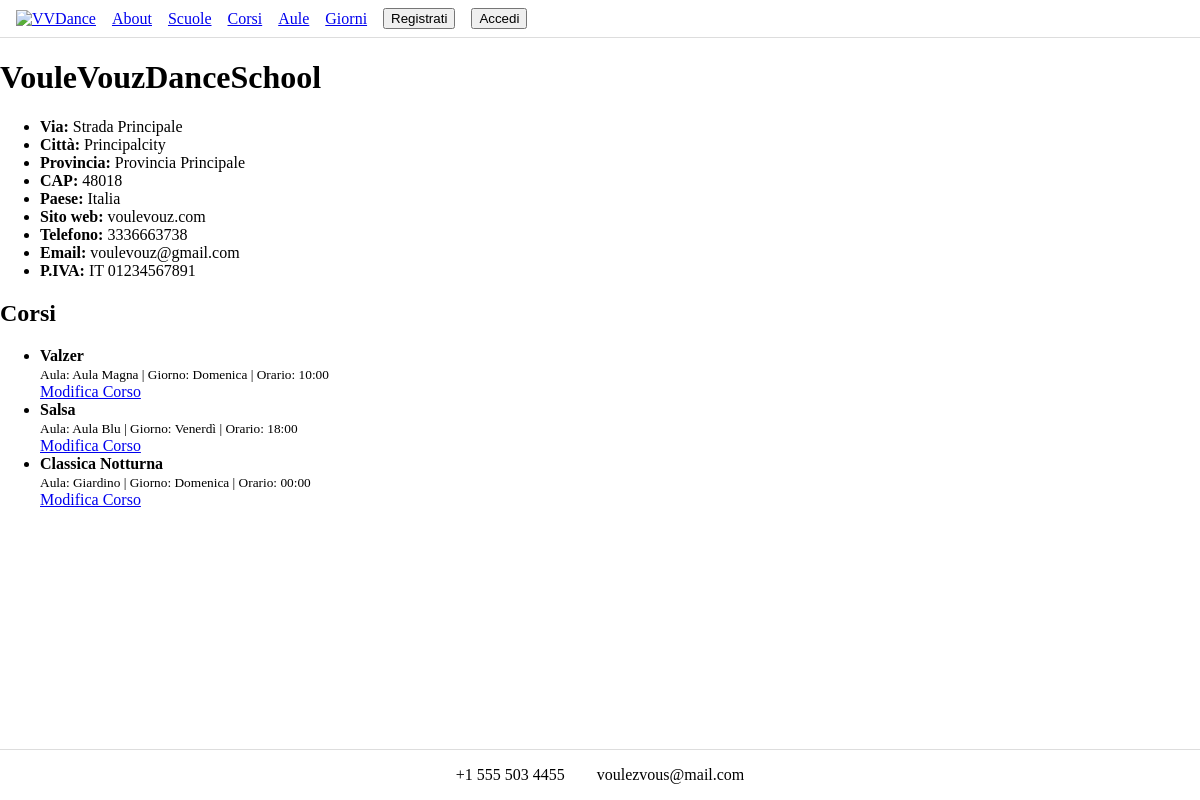
Page /school/2/ on the earlier database version.
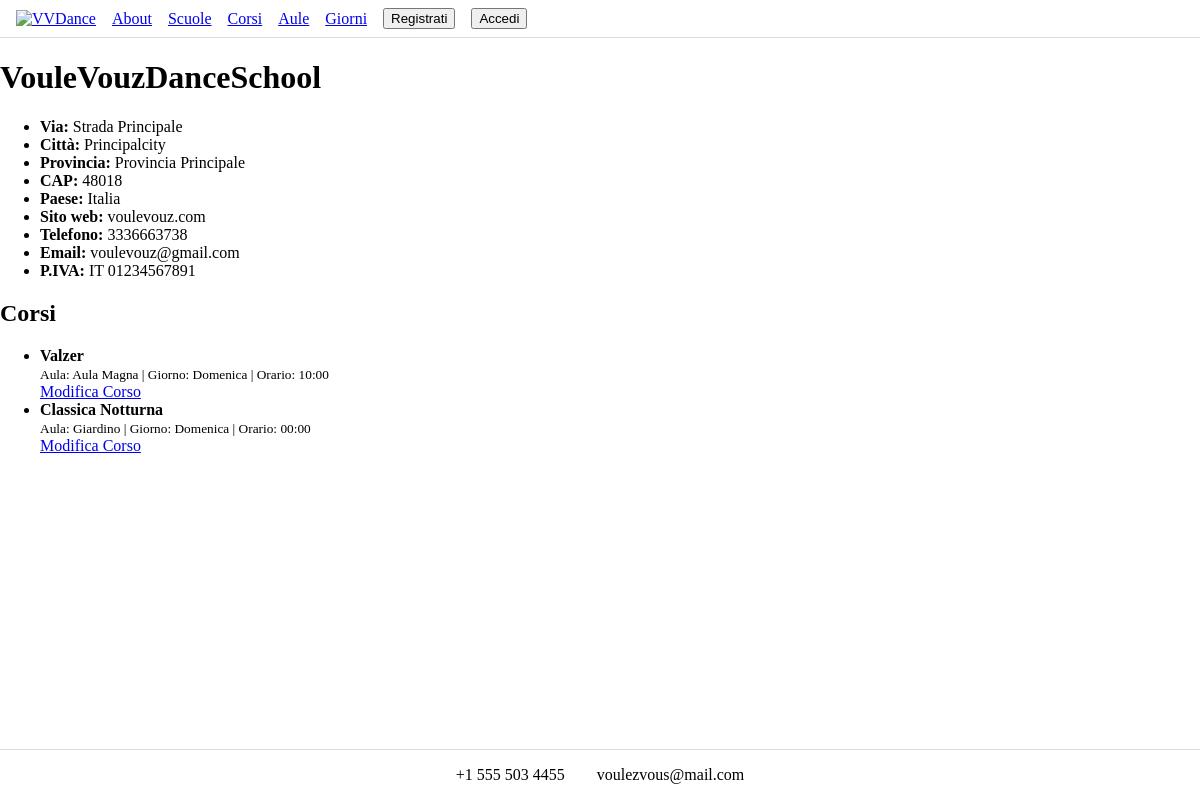
Same page on the later database version.
### school/models.py (models this page shows, shortened)
class Course(models.Model):
    subject=models.CharField(max_length=64)
    day_of_the_week=models.ForeignKey(DayOfTheWeek, on_delete=models.CASCADE)
    starting_hour=models.CharField(max_length=32)
    classroom=models.ForeignKey(Classroom, on_delete=models.CASCADE)
    school=models.ForeignKey('schoolmanagement.School', on_delete=models.CASCADE)

class Classroom(models.Model):
    name=models.CharField(max_length=64)
    capacity=models.CharField(max_length=32)

class DayOfTheWeek(models.Model):
    number=models.CharField(max_length=1)
    name=models.CharField(max_length=9)

### school/views.py (the view)
# urls.py: path("<int:pk>/", views.scuola, name="scuola"),
def scuola(request, pk):
    scuola = get_object_or_404(School, pk=pk)
    corsi = Course.objects.filter(school=scuola).select_related(
        'classroom', 'day_of_the_week', 'school'
    )
    return render(request, "school/school_detail.html", {
        'object': scuola,
        'corsi': corsi,
    })

### school/templates/school/school_detail.html (shortened to what this page needs)
{% extends 'base.html' %}
{% block content %}
<div>
    <header>
        <h1>{{ object.name }}</h1>
    </header>
    <ul>
        <li><strong>Via:</strong> {{ object.street }}</li>
        <li><strong>Città:</strong> {{ object.city }}</li>
        <li><strong>Provincia:</strong> {{ object.province }}</li>
        <li><strong>CAP:</strong> {{ object.zip }}</li>
        <li><strong>Paese:</strong> {{ object.country }}</li>
        <li><strong>Sito web:</strong> {{ object.website }}</li>
        <li><strong>Telefono:</strong> {{ object.phone }}</li>
        <li><strong>Email:</strong> {{ object.email }}</li>
        <li><strong>P.IVA:</strong> {{ object.vat }}</li>
    </ul>
    {% block detail-content %}
    <h2>Corsi</h2>
    <ul>
        {% for corso in corsi %}
        <li>
            <div>
                <strong>{{ corso.subject }}</strong>
                <br><small>Aula: {{ corso.classroom.name }} | Giorno: {{ corso.day_of_the_week.name }} | Orario: {{ corso.starting_hour }}</small>
            </div>
            <div>
                <a href="{% url 'modifica-corso' corso.pk %}">Modifica Corso</a>
            </div>
        </li>
        {% empty %}
        <li>Questa scuola non ha corsi</li>
        {% endfor %}
    </ul>
    {% endblock %}
</div>
{% endblock %}

Differences in the rows shown:
removed Course: subject "Salsa", classroom.name "Aula Blu", day_of_the_week.name "Venerdì", starting_hour "18:00"
